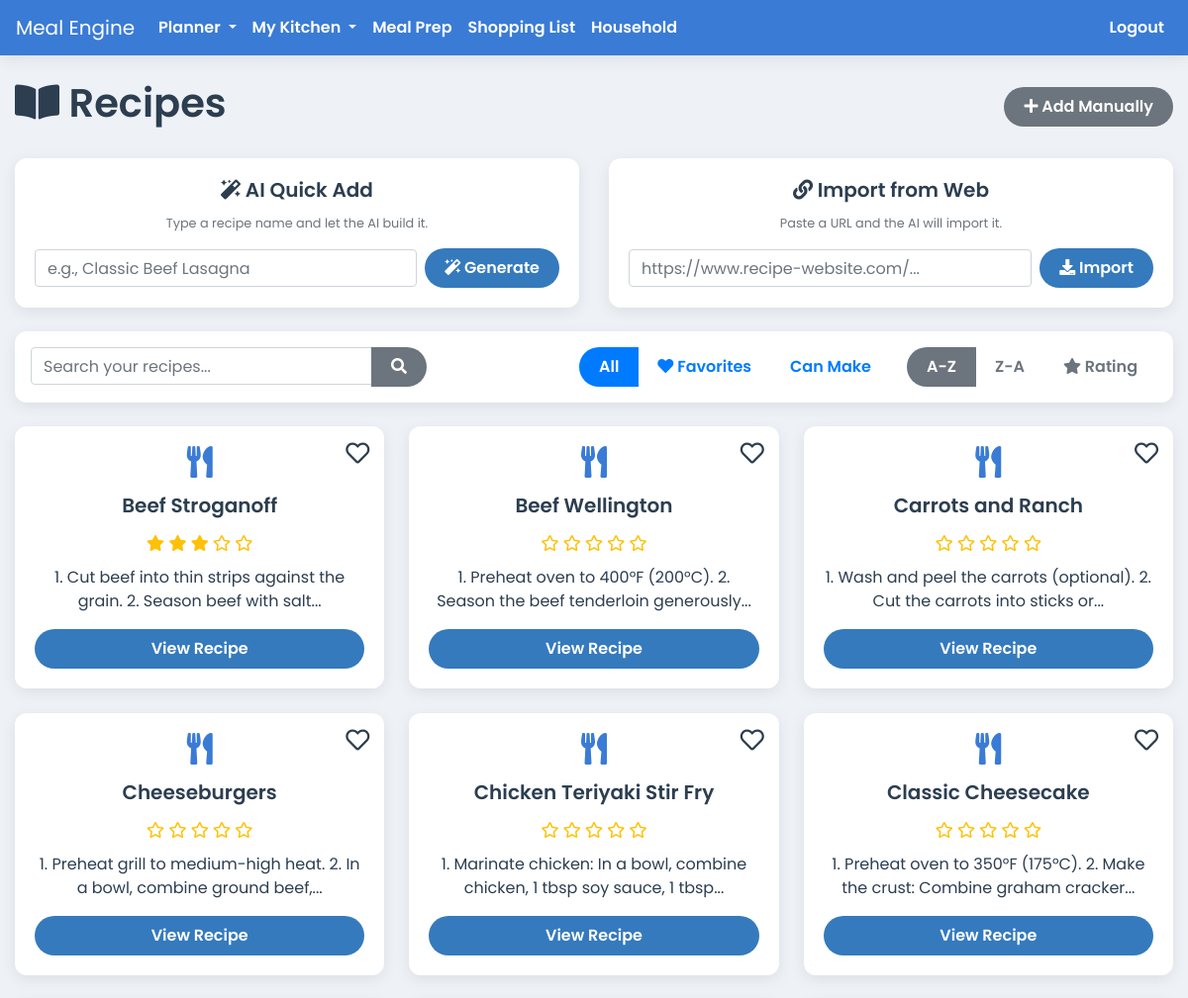
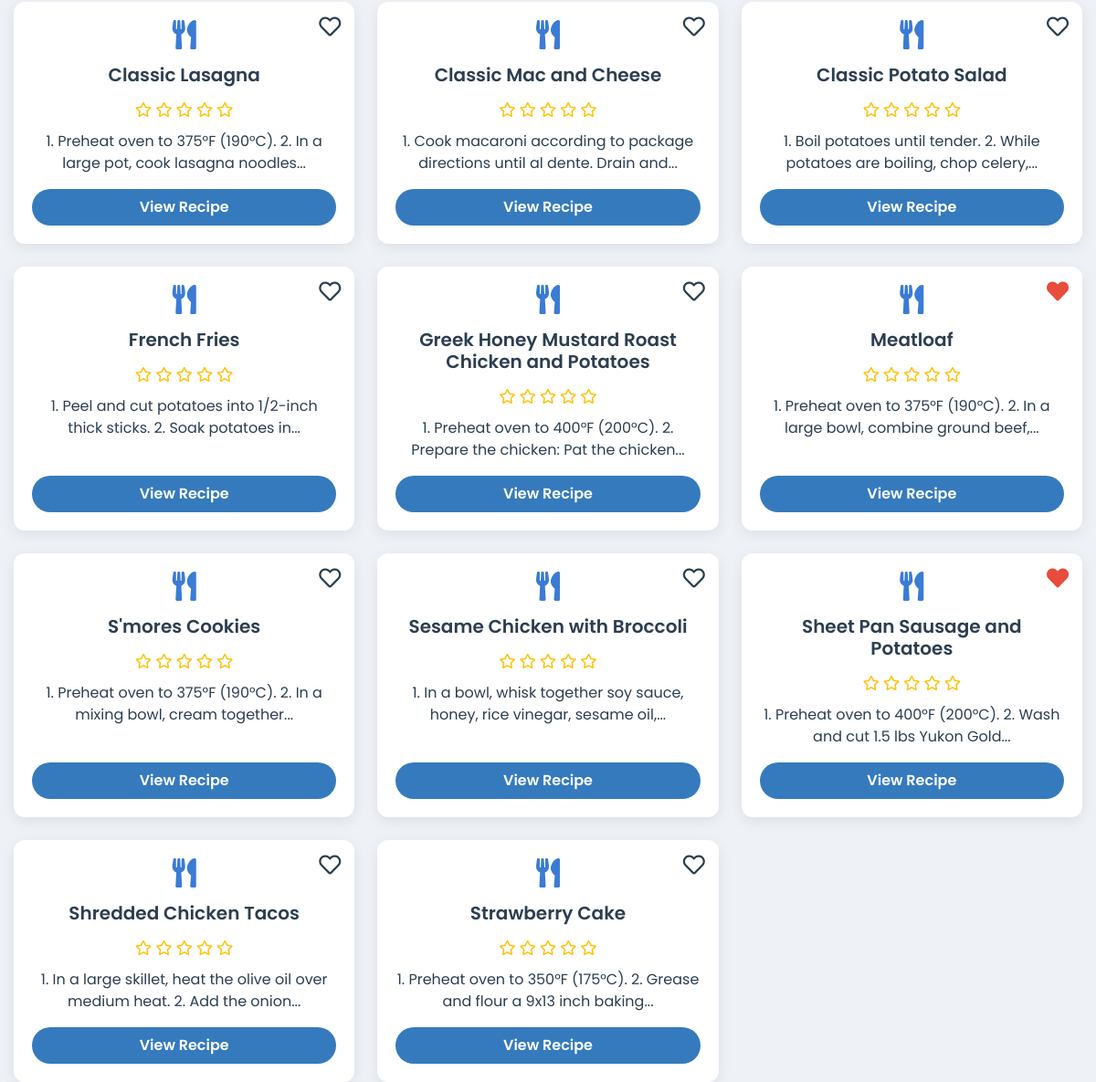
Before: /recipes (signed in) with the older database file (2 pictures, top to bottom).
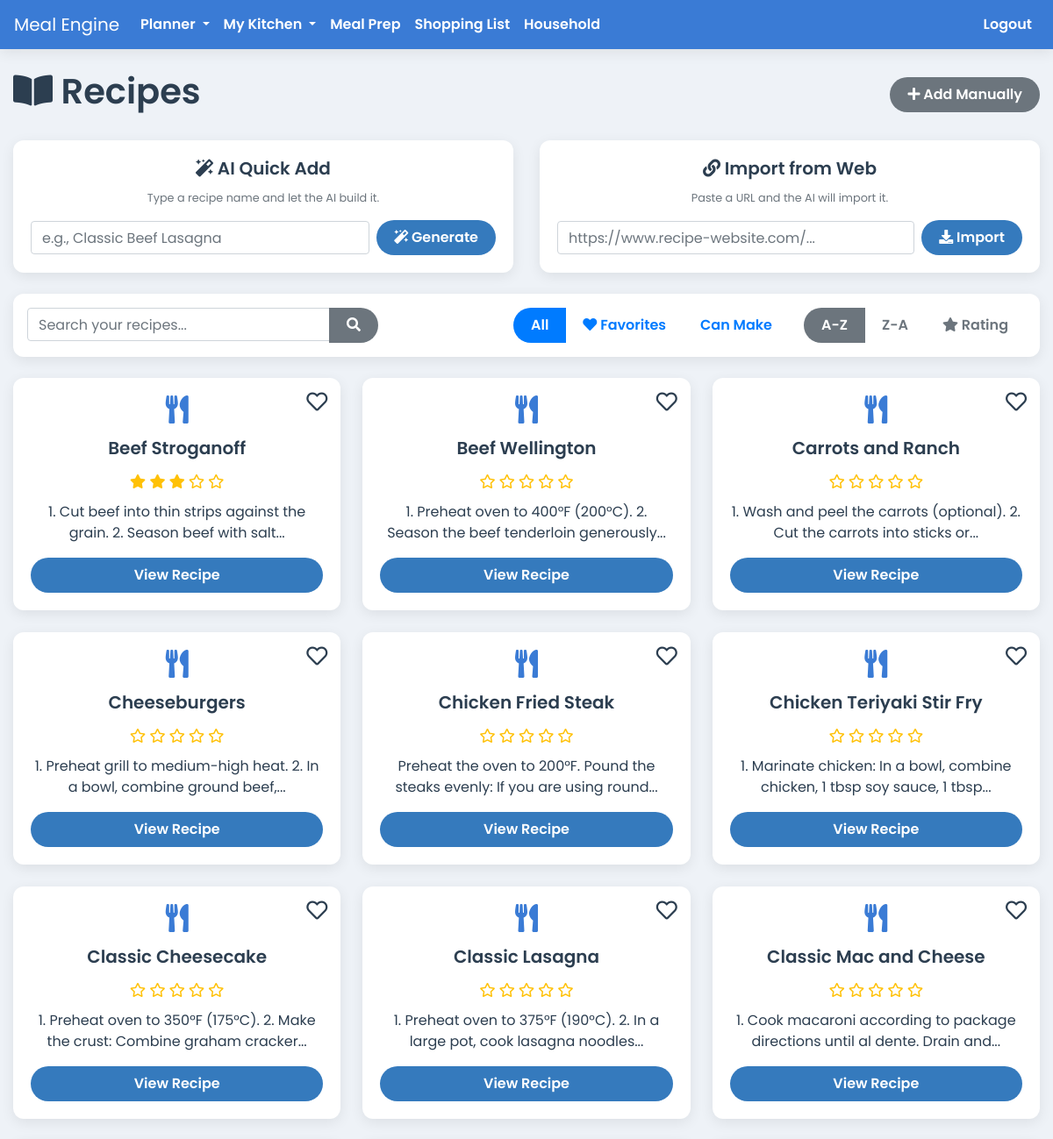
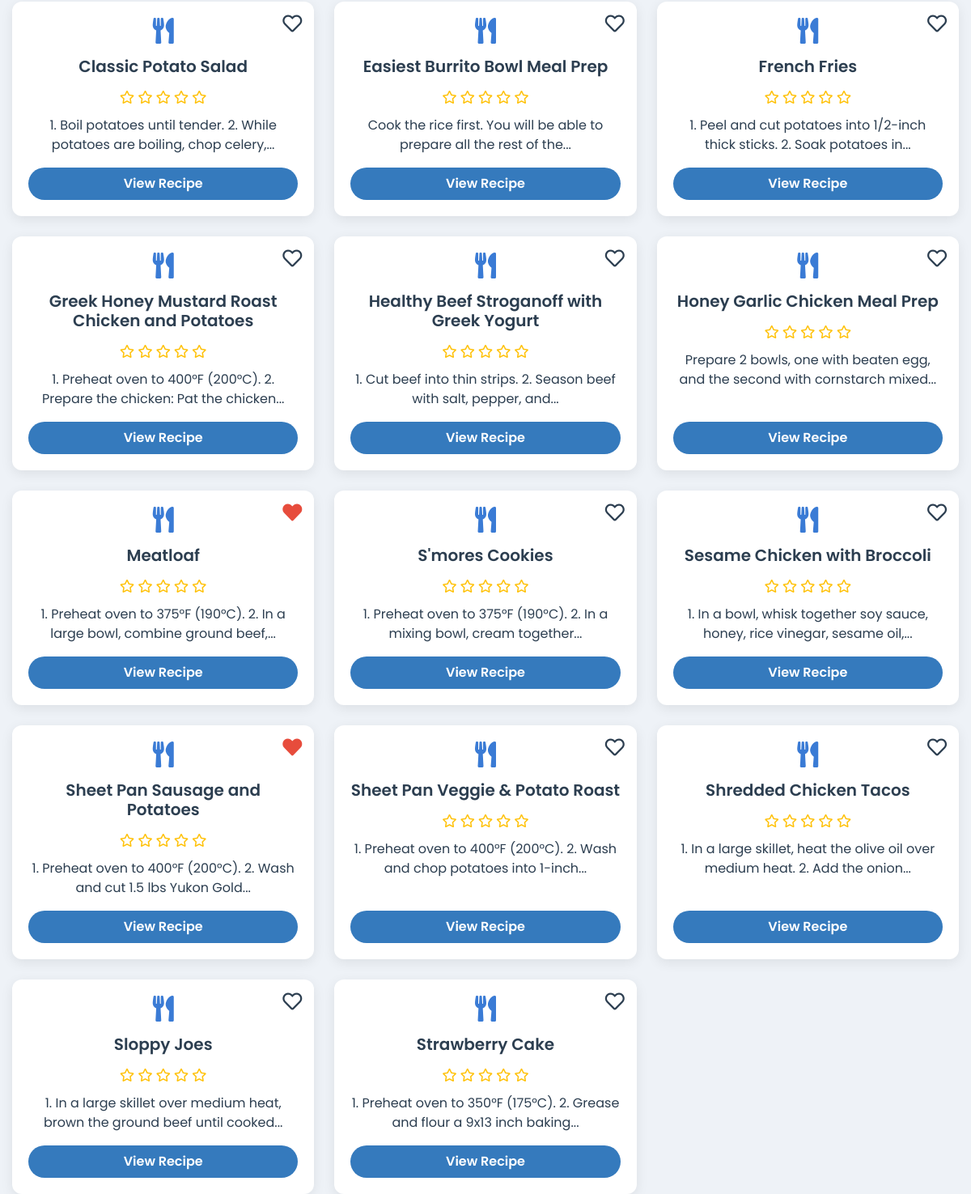
After: the same page with the newer database file (2 pictures, top to bottom).
### app.py (models this page shows)
class Recipe(db.Model):
    id = db.Column(db.Integer, primary_key=True)
    user_id = db.Column(db.Integer, db.ForeignKey('user.id'), nullable=False)
    household_id = db.Column(db.Integer, db.ForeignKey('household.id'), nullable=False)
    name = db.Column(db.String(100), nullable=False)
    instructions = db.Column(db.Text, nullable=False)
    servings = db.Column(db.Integer)
    prep_time = db.Column(db.String(50))
    cook_time = db.Column(db.String(50))
    is_favorite = db.Column(db.Boolean, default=False, nullable=False)
    meal_type = db.Column(db.String(50), nullable=False, default='Main Course')
    rating = db.Column(db.Integer, nullable=False, default=0)
    ingredients = db.relationship('RecipeIngredient', backref='recipe', lazy=True, cascade="all, delete-orphan")
    calories = db.Column(db.Float, nullable=True)
    protein = db.Column(db.Float, nullable=True)
    fat = db.Column(db.Float, nullable=True)
    carbs = db.Column(db.Float, nullable=True)

### app.py (the view)
@app.route('/recipes')
@login_required
def list_recipes():
    query = request.args.get('query', '')
    pantry_filter_active = request.args.get('filter') == 'pantry'
    favorites_filter_active = request.args.get('filter') == 'favorites'
    sort_order = request.args.get('sort', 'asc')
    base_query = Recipe.query.filter_by(household_id=current_user.household_id)
    if sort_order == 'desc':
        base_query = base_query.order_by(desc(Recipe.name))
    elif sort_order == 'rating':
        base_query = base_query.order_by(desc(Recipe.rating), Recipe.name)
    else:
        base_query = base_query.order_by(Recipe.name)
    if pantry_filter_active:
        pantry_items_in_stock = PantryItem.query.filter_by(household_id=current_user.household_id).filter(PantryItem.quantity > 0).all()
        pantry_ingredient_ids = {item.ingredient_id for item in pantry_items_in_stock}
        all_user_recipes = base_query.all()
        recipes = []
        for recipe in all_user_recipes:
            required_ingredient_ids = {ri.ingredient_id for ri in recipe.ingredients}
            if required_ingredient_ids.issubset(pantry_ingredient_ids):
                recipes.append(recipe)
    elif favorites_filter_active:
        recipes = base_query.filter_by(is_favorite=True).all()
    elif query:
        search_term = f"%{query}%"
        recipes = base_query.filter(db.or_(Recipe.name.ilike(search_term), Recipe.instructions.ilike(search_term))).all()
    else:
        recipes = base_query.all()
    return render_template('recipes.html', recipes=recipes, query=query, pantry_filter_active=pantry_filter_active, favorites_filter_active=favorites_filter_active, sort_order=sort_order)

### app.py (called while the page is built)
@login_manager.user_loader
def load_user(user_id):
    return db.session.get(User, int(user_id))

### templates/recipes.html (shortened to what this page needs)
{% extends 'base.html' %}
{% block content %}
  <div class="d-flex justify-content-between align-items-center mb-4">
    <h1><i class="fas fa-book-open"></i> Recipes</h1>
    <a href="{{ url_for('add_recipe') }}" class="btn btn-secondary no-print"><i class="fas fa-plus"></i> Add Manually</a>
  </div>
  <div class="row">
    <div class="col-md-6 mb-4">
        <div class="card h-100">
            <div class="card-body text-center">
                <h5 class="card-title"><i class="fas fa-magic"></i> AI Quick Add</h5>
                <p class="text-muted small">Type a recipe name and let the AI build it.</p>
                <form action="{{ url_for('ai_quick_add') }}" method="POST" class="form-inline" id="ai-quick-add-form">
                    <div class="form-group flex-grow-1 mr-2">
                        <input type="text" name="recipe_name" class="form-control w-100" placeholder="e.g., Classic Beef Lasagna" required>
                    </div>
                    <button type="submit" class="btn btn-primary" id="ai-generate-btn"><i class="fas fa-magic"></i> Generate</button>
                </form>
            </div>
        </div>
    </div>
    <div class="col-md-6 mb-4">
        <div class="card h-100">
            <div class="card-body text-center">
                <h5 class="card-title"><i class="fas fa-link"></i> Import from Web</h5>
                 <p class="text-muted small">Paste a URL and the AI will import it.</p>
                <form class="form-inline" id="import-url-form">
                    <div class="form-group flex-grow-1 mr-2">
                        <input type="url" id="recipe-url-input" class="form-control w-100" placeholder="https://www.recipe-website.com/..." required>
                    </div>
                    <button type="submit" class="btn btn-primary" id="import-url-btn"><i class="fas fa-download"></i> Import</button>
                </form>
            </div>
        </div>
    </div>
  </div>
  <div class="card p-3 mb-4 no-print">
    <div class="d-flex justify-content-between align-items-center flex-wrap">
      <div class="flex-grow-1 mr-3 mb-2 mb-md-0" style="max-width: 400px;">
        <form method="GET" action="{{ url_for('list_recipes') }}" class="input-group">
          <input type="text" name="query" class="form-control" placeholder="Search your recipes..." value="{{ query or '' }}">
          <div class="input-group-append">
            <button type="submit" class="btn btn-secondary"><i class="fas fa-search"></i></button>
          </div>
        </form>
      </div>
      <div class="d-flex justify-content-end align-items-center">
        <div class="btn-group mr-3" role="group">
          <a href="{{ url_for('list_recipes', sort=sort_order, query=query) }}" class="btn btn-outline-primary {% if not pantry_filter_active and not favorites_filter_active %}active{% endif %}">All</a>
          <a href="{{ url_for('list_recipes', filter='favorites', sort=sort_order, query=query) }}" class="btn btn-outline-primary {% if favorites_filter_active %}active{% endif %}"><i class="fas fa-heart"></i> Favorites</a>
          <a href="{{ url_for('list_recipes', filter='pantry', sort=sort_order, query=query) }}" class="btn btn-outline-primary {% if pantry_filter_active %}active{% endif %}">Can Make</a>
        </div>
        <div class="btn-group" role="group">
          <a href="{{ url_for('list_recipes', sort='asc', filter=request.args.get('filter'), query=query) }}" class="btn btn-outline-secondary {% if sort_order == 'asc' %}active{% endif %}">A-Z</a>
          <a href="{{ url_for('list_recipes', sort='desc', filter=request.args.get('filter'), query=query) }}" class="btn btn-outline-secondary {% if sort_order == 'desc' %}active{% endif %}">Z-A</a>
          <a href="{{ url_for('list_recipes', sort='rating', filter=request.args.get('filter'), query=query) }}" class="btn btn-outline-secondary {% if sort_order == 'rating' %}active{% endif %}"><i class="fas fa-star"></i> Rating</a>
        </div>
      </div>
    </div>
  </div>
  {% if not recipes %}
    <div class="alert alert-warning">No recipes found. Add one manually or import one from the web!</div>
  {% else %}
    <div class="recipe-grid">
      {% for recipe in recipes %}
        <div class="card recipe-list-card">
          <i class="favorite-icon no-print {% if recipe.is_favorite %}fas fa-heart{% else %}far fa-heart{% endif %}"
             data-recipe-id="{{ recipe.id }}"
             title="Toggle Favorite"></i>
          <div class="recipe-card-body">
              <i class="fas fa-utensils fa-2x mb-3" style="color: var(--primary-blue);"></i>
              <h5>{{ recipe.name }}</h5>
               <div class="recipe-rating">
                  {% for i in range(1, 6) %}
                      <i class="{% if recipe.rating >= i %}fas fa-star{% else %}far fa-star{% endif %}"></i>
                  {% endfor %}
              </div>
          </div>
          <p class="mb-3">{{ recipe.instructions|truncate(80) }}</p>
          <a href="{{ url_for('view_recipe', recipe_id=recipe.id) }}" class="btn btn-primary mt-auto">View Recipe</a>
        </div>
      {% endfor %}
    </div>
  {% endif %}
{% endblock %}

### templates/base.html (shortened to what this page needs)
<!doctype html>
<html lang="en">
  <head>
    <link rel="stylesheet" href="https://stackpath.bootstrapcdn.com/bootstrap/4.5.2/css/bootstrap.min.css">
    <link rel="stylesheet" href="https://cdnjs.cloudflare.com/ajax/libs/font-awesome/5.15.3/css/all.min.css">
    <link rel="stylesheet" href="https://cdn.jsdelivr.net/npm/flatpickr/dist/flatpickr.min.css">
    <link rel="stylesheet" href="{{ url_for('static', filename='css/style.css') }}">
    <link rel="stylesheet" href="{{ url_for('static', filename='css/print.css') }}" media="print">
    <link rel="stylesheet" href="{{ url_for('static', filename='css/monthly_plan.css') }}">
  </head>
  <body>
    <nav class="navbar navbar-expand-lg navbar-dark no-print">
      <a class="navbar-brand" href="{{ url_for('index') }}">Meal Engine</a>
      <div class="collapse navbar-collapse" id="navbarNav">
        <ul class="navbar-nav mr-auto">
          {% if current_user.is_authenticated %}
            <li class="nav-item dropdown">
              <a class="nav-link dropdown-toggle" href="#" id="plannerDropdown" role="button" data-toggle="dropdown" aria-haspopup="true" aria-expanded="false">
                Planner
              </a>
            </li>
            <li class="nav-item dropdown">
              <a class="nav-link dropdown-toggle" href="#" id="kitchenDropdown" role="button" data-toggle="dropdown" aria-haspopup="true" aria-expanded="false">
                My Kitchen
              </a>
            </li>
            <li class="nav-item"><a class="nav-link" href="{{ url_for('meal_prep') }}">Meal Prep</a></li>
            <li class="nav-item"><a class="nav-link" href="{{ url_for('shopping_list') }}">Shopping List</a></li>
            <li class="nav-item"><a class="nav-link" href="{{ url_for('household_page') }}">Household</a></li>
          {% endif %}
        </ul>
        <ul class="navbar-nav">
            {% if current_user.is_authenticated %}
                <li class="nav-item"><a class="nav-link" href="{{ url_for('logout') }}">Logout</a></li>
            {% else %}
                <li class="nav-item"><a class="nav-link" href="{{ url_for('login') }}">Login</a></li>
                <li class="nav-item"><a class="nav-link btn btn-primary ml-2" href="{{ url_for('signup') }}">Sign Up</a></li>
            {% endif %}
        </ul>
      </div>
    </nav>
    <div class="container-fluid mt-4">
      {% block content %}{% endblock %}
    </div>
  </body>
</html>

### static/css/style.css (style rules this page uses)
:root { --primary-blue: #3a7bd5; --secondary-blue: #357abd; --light-bg: #eef2f7; --card-bg: #ffffff; --text-dark: #2c3e50; --text-light: #5a6a7a; --danger-red: #e74c3c; --success-green: #2ecc71; --info-cyan: #1abc9c; --snack-teal: #20c997; --shadow: 0 4px 15px rgba(0, 0, 0, 0.08); }
body { font-family: 'Poppins', sans-serif; font-weight: 400; background-color: var(--light-bg); color: var(--text-dark); }
.navbar { background-color: var(--primary-blue) !important; box-shadow: var(--shadow); z-index: 1040; }
.navbar .nav-link { color: #ffffff !important; font-weight: 600; }
.btn { border-radius: 20px; padding: 8px 20px; border: none; font-weight: 600; transition: all 0.3s ease; }
.btn-primary { background-color: var(--secondary-blue); color: white; }
h1, h2, h3, h4, h5 { color: var(--text-dark); font-weight: 600; }
.card, .jumbotron { background-color: var(--card-bg); border: none; border-radius: 12px; box-shadow: var(--shadow); }
.card { transition: transform 0.2s ease-in-out, box-shadow 0.2s ease-in-out; }
.recipe-grid { display: grid; grid-template-columns: repeat(auto-fill, minmax(280px, 1fr)); gap: 25px; }
.recipe-list-card { padding: 20px; text-align: center; position: relative; }
.recipe-list-card h5 { margin-bottom: 15px; }
.recipe-rating { color: #ffc107; margin-bottom: 10px; }
.favorite-icon { cursor: pointer; transition: color 0.2s ease-in-out, transform 0.2s ease-in-out; }
.recipe-list-card .favorite-icon { position: absolute; top: 15px; right: 15px; font-size: 1.5rem; }
.favorite-icon.fas { color: var(--danger-red); }
.favorite-icon.far { color: var(--text-dark); }

Changed rows visible on the page:
added Recipe: is_favorite False (drawn), name "Chicken Fried Steak", rating 0 (drawn), instructions "Preheat the oven to 200°F. Pound the steaks evenly: If you are using round..."
added Recipe: is_favorite False (drawn), name "Easiest Burrito Bowl Meal Prep", rating 0 (drawn), instructions "Cook the rice first. You will be able to prepare all the rest of the..."
added Recipe: is_favorite False (drawn), name "Healthy Beef Stroganoff with Greek Yogurt", rating 0 (drawn), instructions "1. Cut beef into thin strips. 2. Season beef with salt, pepper, and..."
added Recipe: is_favorite False (drawn), name "Honey Garlic Chicken Meal Prep", rating 0 (drawn), instructions "Prepare 2 bowls, one with beaten egg, and the second with cornstarch mixed..."
added Recipe: is_favorite False (drawn), name "Sheet Pan Veggie & Potato Roast", rating 0 (drawn), instructions "1. Preheat oven to 400°F (200°C). 2. Wash and chop potatoes into 1-inch..."
added Recipe: is_favorite False (drawn), name "Sloppy Joes", rating 0 (drawn), instructions "1. In a large skillet over medium heat, brown the ground beef until cooked..."
